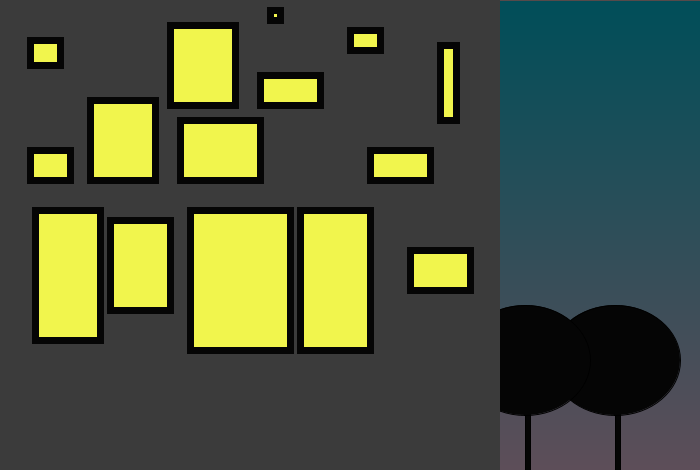
Frame 1 (no input)
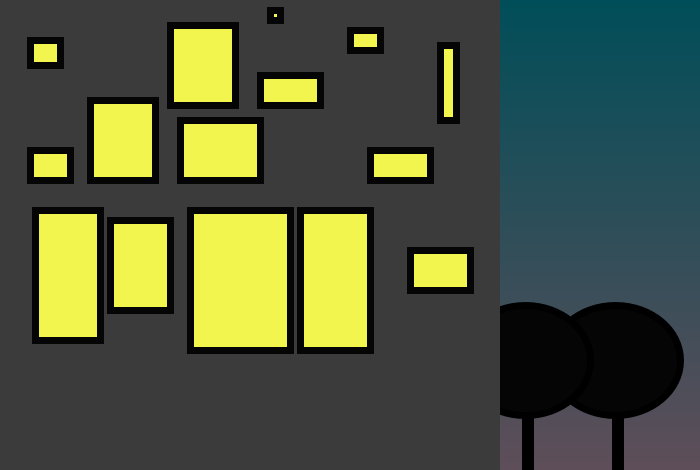
Frame 60 (the mouse pressed at the canvas centre just before this capture)
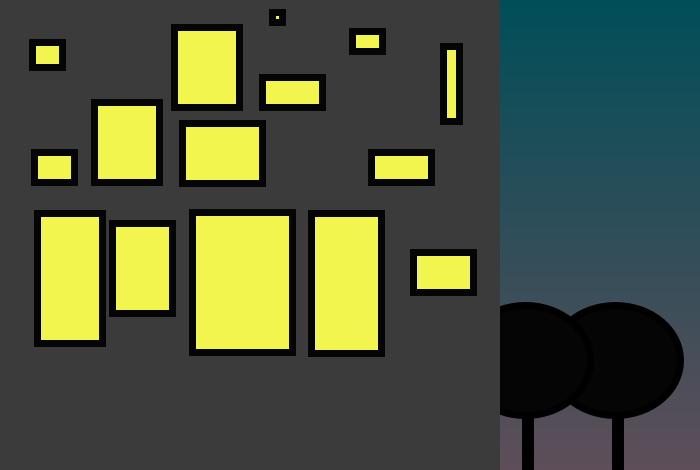
Frame 120 (the mouse held since frame 60 and released just before this capture)

The Processing sketch that drew these frames (run headless with seeded random() and noise(); from frame 60 on, the mouse is pressed at the canvas centre):

// Processing sketch: processing_111194
// ── processing_111194.pde

void setup(){
size(700,470);}

void draw(){
  background(85,74,74);
  
 for (int c=1; c<700; c+=1){

stroke(c/5,78,89);
line(0,c,1000,c);}
stroke(0);

fill (5);
rect (615,410,5,61); //arvores//tronco/
rect (525,410,5,65); //arvores//tronco/


ellipse (615,360,130,110); //copa//
ellipse (525,360,130,110); //copa//


  
fill(255);
noStroke();
 fill(59,59,59);
rect(0,0,500,500); //predio

stroke(5);
strokeWeight (7);

  
  fill(241,245,77);
  
  rect(mouseX/80+30, mouseY/80+150, 40,30); //janela1
  rect(mouseX/85+90, mouseY/115+100, 65,80); //janela2
  rect(mouseY/83+180, mouseX/115+120, 80,60); //janela3
  rect(mouseX/84+170, mouseY/116+25, 65,80); //janela4
  rect(mouseY/88+35, mouseX/115+210, 65,130); //janela5
  rect(mouseY/90+110, mouseX/115+220, 60,90); //janela6
  rect(mouseX/120+190, mouseY/117+210, 100,140); //janela7
  rect(mouseY/20+300, mouseX/115+210, 70,140); //janela8
  rect(mouseY/120+370, mouseX/125+150, 60,30); //janela9
  rect(mouseX/120+350, mouseY/130+30, 30,20); //janela10
  rect(mouseY/95+260, mouseX/120+75, 60,30); //janela11
  rect(mouseY/100+270, mouseX/125+10, 10,10); //janela12
  rect(mouseX/100+440, mouseY/130+45, 16,75); //janela13
  rect(mouseX/100+410, mouseY/113+250, 60,40); //janela14
  rect(mouseY/100+30, mouseX/125+40, 30,25); //janela15
  
 

  
}
